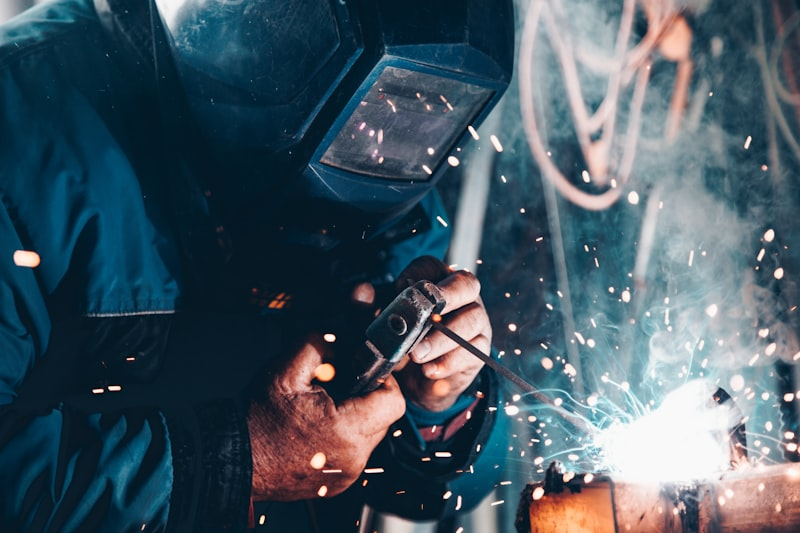
#> input picture media/elanlar/havalandirma_1.jpg, 800 x 533 px
$ python -i watermark.py   (imports and definitions only)
#> lines starting #> are read from the running program, lines starting #| are printed output that depends on the picture
"""
core/watermark.py
Şəkillərdə filiqran (watermark), kənar platformaların loqoları (tap.az, lalafo, turbo.az və s.)
və su nişanlarının avtomatik aşkarlanması modulu.
Xarici C/C++ və ya OCR asılılığı olmadan, saf Python və Pillow ilə yüksək sürətli işləyir.
"""

import math
from PIL import Image

# Qadağan olunmuş kənar platforma adları və filiqran açar sözləri
FORBIDDEN_KEYWORDS = [
    'tap.az', 'tap_az', 'tapaz', 'tap-az',
    'lalafo',
    'turbo.az', 'turboaz', 'turbo_az',
    'bina.az', 'binaaz', 'bina_az',
    'boss.az', 'bossaz', 'boss_az',
    'watermark', 'water-mark', 'water_mark',
    'filigran', 'filiqran',
    'su-nisani', 'su_nisani', 'sunisani',
    'shutterstock', 'gettyimages', 'istockphoto', 'depositphotos',
]


def filigran_yoxla(file_obj, filename=None):
    """
    Yüklənmiş şəkil faylını filiqran və ya kənar platforma loqosu üçün yoxlayır.

    Qaytarır:
        (True, xeta_mesaji)  - Filiqran və ya kənar loqo aşkar edildikdə
        (False, '')          - Şəkil təmiz olduqda
    """
#> called with file_obj = '../media/elanlar/havalandirma_1.jpg'
    fname = (filename or getattr(file_obj, 'name', '') or '').lower()

    # 1. Fayl adında kənar platforma və ya filiqran açar sözləri
    for kw in FORBIDDEN_KEYWORDS:
        if kw in fname:
            return True, f"Fayl adında kənar platforma və ya filiqran izi aşkar edildi ({kw})"

    try:
        if hasattr(file_obj, 'seek'):
            file_obj.seek(0)

        im = Image.open(file_obj)
#> im is the input picture: PIL image 800x533 RGB; mean R, G, B 68.3, 86.8, 98.5
        if im.width * im.height > 20_000_000:
            return True, 'Şəkil maksimum 20 MP ola bilər.'

        # 2. Şəkil metadatasında (EXIF, IPTC, PNG info) kənar sayt izi
        meta_str = ''
        try:
            exif = im.getexif()
            if exif:
                for k, v in exif.items():
                    meta_str += f" {v}".lower()
        except Exception:
            pass

        if hasattr(im, 'info') and isinstance(im.info, dict):
            for k, v in im.info.items():
                meta_str += f" {v}".lower()
#> this loop made 8 passes
#> (k, v, meta_str) on passes 1, 4, 6, 7: ('jfif', 257, ' 257'), ('jfif_unit', 1, ' 257 (1, 1) (72, 72) 1'), ('progressive', 1, ' 257 (1, 1) (72, 72) 1 (72, 72) 1'), ('progression', 1, ' 257 (1, 1) (72, 72) 1 (72, 72) 1 1')
#> (k, meta_str) on passes 2, 3, 5: ('jfif_version', ' 257 (1, 1)'), ('dpi', ' 257 (1, 1) (72, 72)'), ('jfif_density', ' 257 (1, 1) (72, 72) 1 (72, 72)')

        for kw in FORBIDDEN_KEYWORDS:
            if kw in meta_str:
                return True, f"Şəkil məlumatlarında (metadata/EXIF) filiqran aşkar edildi ({kw})"

        # 3. Şəklin künclərində və kənarlarında loqo/filiqran nişanının vizual təhlili
        im.thumbnail((800, 800), Image.Resampling.LANCZOS)
        w, h = im.size
#> w = 800; h = 533
        # Minimum analiz ölçüsü (çox kiçik şəkillər onsuz da standartdan kənardır)
        if w >= 150 and h >= 100:
            corners = [
                ('Aşağı-Sağ', im.crop((int(w * 0.68), int(h * 0.80), w, h))),
                ('Aşağı-Sol', im.crop((0, int(h * 0.80), int(w * 0.32), h))),
                ('Yuxarı-Sağ', im.crop((int(w * 0.68), 0, w, int(h * 0.20)))),
                ('Aşağı-Mərkəz', im.crop((int(w * 0.34), int(h * 0.82), int(w * 0.66), h))),
            ]

            for corner_name, crop in corners:
                crop_rgb = crop.convert('RGB')
                cw, ch = crop_rgb.size
                if cw < 40 or ch < 20:
                    continue
                pix = crop_rgb.load()

                pts_orange = []
                pts_red = []
                pts_green = []
                pts_dark = []
                pts_white = []

                for y in range(ch):
                    for x in range(cw):
                        r, g, b = pix[x, y]
                        # Tap.az narıncı loqo nişanı (#ff5a00 / #f9593a)
                        if r > 200 and 40 <= g <= 135 and b <= 50 and (r - g) >= 80:
                            pts_orange.append((x, y, r, g, b))
                        # Lalafo qırmızı loqo nişanı (#e60050)
                        elif r > 190 and g <= 50 and 50 <= b <= 130:
                            pts_red.append((x, y, r, g, b))
                        # Lalafo yaşıl loqo nişanı (#00b86b)
                        elif g > 160 and r <= 60 and 60 <= b <= 140:
                            pts_green.append((x, y, r, g, b))
                        # Tünd filiqran paneli (kontrastlı yazı ilə)
                        elif r <= 45 and g <= 45 and b <= 45 and abs(r - g) < 15 and abs(g - b) < 15:
                            pts_dark.append((x, y, r, g, b))
                        # Ağ filiqran paneli (tünd yazı ilə)
                        elif r >= 235 and g >= 235 and b >= 235 and abs(r - g) < 15 and abs(g - b) < 15:
                            pts_white.append((x, y, r, g, b))

                badges = [
                    ('tap.az narıncı loqo nişanı', pts_orange, None),
                    ('lalafo qırmızı loqo nişanı', pts_red, None),
                    ('lalafo yaşıl loqo nişanı', pts_green, None),
                    ('tünd filiqran paneli', pts_dark, 'dark'),
                    ('ağ filiqran paneli', pts_white, 'white'),
                ]

                for name, pts, b_type in badges:
                    if len(pts) < 180:
                        continue
                    xs = [p[0] for p in pts]
                    ys = [p[1] for p in pts]
                    x_min, x_max = min(xs), max(xs)
                    y_min, y_max = min(ys), max(ys)
                    bw = x_max - x_min + 1
                    bh = y_max - y_min + 1
                    aspect = bw / max(bh, 1)
                    fill = len(pts) / (bw * bh)

                    # Tünd və ya ağ panellər bütün küncü bürüməməlidir (təbii kölgə olmamalıdır)
                    if b_type:
                        if bw > int(cw * 0.80) or bh > int(ch * 0.65):
                            continue

                    # Nişan qutusu parametrləri (üfüqi düzbucaqlı, sıx rəng doluluğu)
                    if 45 <= bw <= int(cw * 0.85) and 14 <= bh <= int(ch * 0.65) and 1.4 <= aspect <= 7.0 and fill >= 0.45:
                        r_vals = [p[2] for p in pts]
                        g_vals = [p[3] for p in pts]
                        b_vals = [p[4] for p in pts]
                        r_mean = sum(r_vals) / len(pts)
                        g_mean = sum(g_vals) / len(pts)
                        b_mean = sum(b_vals) / len(pts)
                        std_avg = (
                            math.sqrt(sum((v - r_mean) ** 2 for v in r_vals) / len(pts)) +
                            math.sqrt(sum((v - g_mean) ** 2 for v in g_vals) / len(pts)) +
                            math.sqrt(sum((v - b_mean) ** 2 for v in b_vals) / len(pts))
                        ) / 3.0

                        # Sintetik düz rəng tonu (loqo/badge standartı)
                        if std_avg < 14:
                            if b_type == 'dark':
                                bright_count = 0
                                for sy in range(y_min, y_max + 1):
                                    for sx in range(x_min, x_max + 1):
                                        sr, sg, sb = pix[sx, sy]
                                        if sr > 165 and sg > 165 and sb > 165:
                                            bright_count += 1
                                if bright_count < 25:
                                    continue
                            elif b_type == 'white':
                                dark_count = 0
                                for sy in range(y_min, y_max + 1):
                                    for sx in range(x_min, x_max + 1):
                                        sr, sg, sb = pix[sx, sy]
                                        if sr < 85 and sg < 85 and sb < 85:
                                            dark_count += 1
                                if dark_count < 25:
                                    continue
                            return True, f"Şəkildə {name} ({corner_name} hissəsində) aşkar edildi"
#> this loop made 4 passes
#> (corner_name, ch) on passes 1 to 4: ('Aşağı-Sağ', 107), ('Aşağı-Sol', 107), ('Yuxarı-Sağ', 106), ('Aşağı-Mərkəz', 96)
#> pass 1, in filigran_yoxla, `crop_rgb = crop.convert('RGB')`:
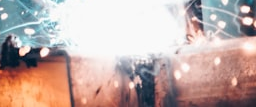
#> crop_rgb: PIL image 256x107 RGB; mean R, G, B 193.1, 172.4, 167.9
#> pass 2, in filigran_yoxla, `crop_rgb = crop.convert('RGB')`:
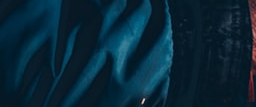
#> crop_rgb: PIL image 256x107 RGB; mean R, G, B 8.6, 39, 55.7
#> pass 3, in filigran_yoxla, `crop_rgb = crop.convert('RGB')`:
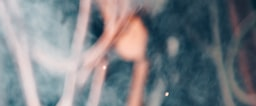
#> crop_rgb: PIL image 256x106 RGB; mean R, G, B 121.5, 127.4, 132.9

    except Exception:
        return True, 'Şəkil oxuna bilmədi.'
    finally:
        if hasattr(file_obj, 'seek'):
            file_obj.seek(0)

    return False, ''

>>> result = filigran_yoxla('../media/elanlar/havalandirma_1.jpg')

$ run again, on media/elanlar/havalandirma_3.jpg
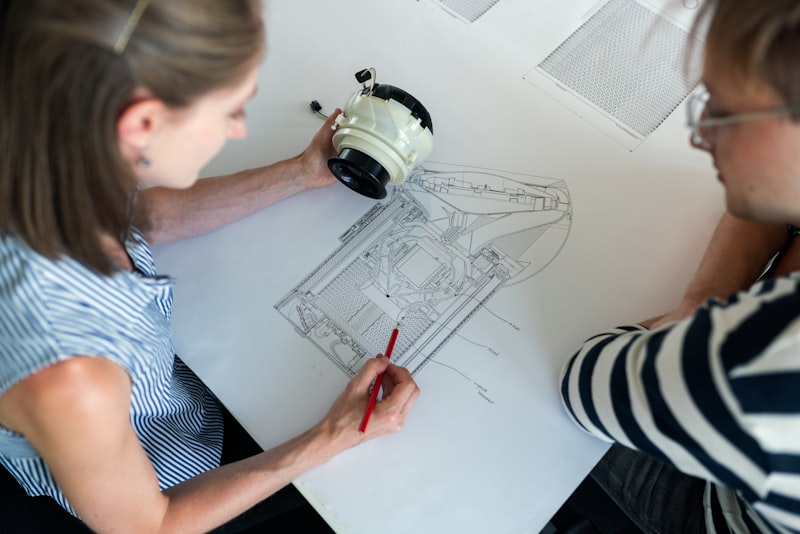
#> input picture media/elanlar/havalandirma_3.jpg, 800 x 534 px
#> in filigran_yoxla, im is the input picture: PIL image 800x534 RGB; mean R, G, B 141.6, 140.6, 140.1
#> the loop in filigran_yoxla, `for k, v in im.info.items():` made 8 passes
#> (k, v, meta_str) on passes 1, 4, 6, 7: ('jfif', 257, ' 257'), ('jfif_unit', 1, ' 257 (1, 1) (72, 72) 1'), ('progressive', 1, ' 257 (1, 1) (72, 72) 1 (72, 72) 1'), ('progression', 1, ' 257 (1, 1) (72, 72) 1 (72, 72) 1 1')
#> the loop in filigran_yoxla, `for corner_name, crop in corners:` made 4 passes
#> (corner_name, ch) on passes 1 to 4: ('Aşağı-Sağ', 107), ('Aşağı-Sol', 107), ('Yuxarı-Sağ', 106), ('Aşağı-Mərkəz', 97)
#> pass 1, in filigran_yoxla, `crop_rgb = crop.convert('RGB')`:
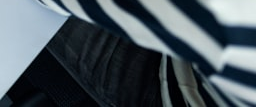
#> crop_rgb: PIL image 256x107 RGB; mean R, G, B 74.8, 86.2, 93.8
#> pass 3, in filigran_yoxla, `crop_rgb = crop.convert('RGB')`:
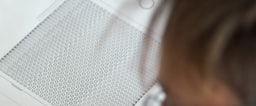
#> crop_rgb: PIL image 256x106 RGB; mean R, G, B 151.2, 146.6, 141.9

$ run again, on media/elanlar/havalandirma_4.jpg
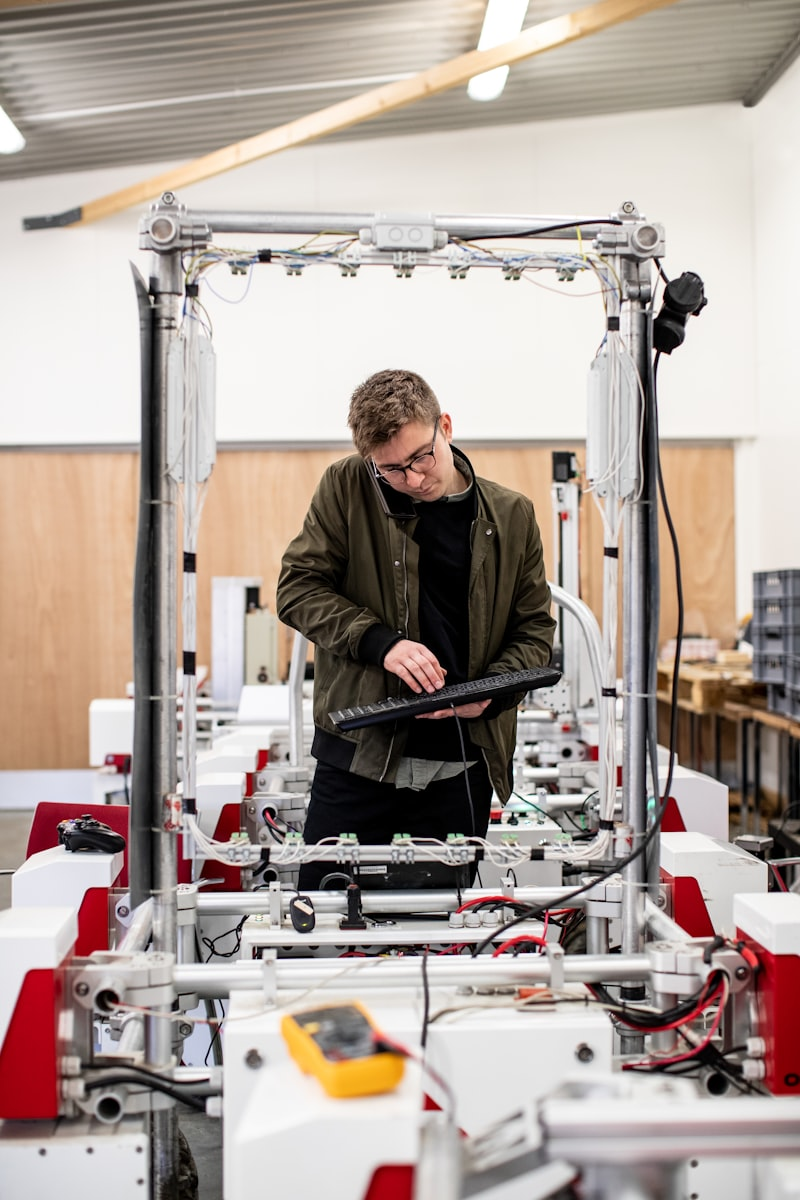
#> input picture media/elanlar/havalandirma_4.jpg, 800 x 1200 px
#> in filigran_yoxla, im is the input picture: PIL image 800x1200 RGB; mean R, G, B 175.4, 162.4, 155.6
#> the loop in filigran_yoxla, `for k, v in im.info.items():` made 8 passes
#> (k, v, meta_str) on passes 1, 4, 6, 7: ('jfif', 257, ' 257'), ('jfif_unit', 1, ' 257 (1, 1) (72, 72) 1'), ('progressive', 1, ' 257 (1, 1) (72, 72) 1 (72, 72) 1'), ('progression', 1, ' 257 (1, 1) (72, 72) 1 (72, 72) 1 1')
#> im: PIL image 533x800 RGB
#> the loop in filigran_yoxla, `for corner_name, crop in corners:` made 4 passes
#> (corner_name, cw, ch) on passes 1 to 4: ('Aşağı-Sağ', 171, 160), ('Aşağı-Sol', 170, 160), ('Yuxarı-Sağ', 171, 160), ('Aşağı-Mərkəz', 170, 144)
#> pass 1, in filigran_yoxla, `crop_rgb = crop.convert('RGB')`:
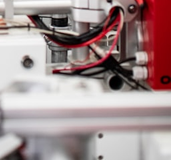
#> crop_rgb: PIL image 171x160 RGB; mean R, G, B 164, 143.7, 144.3
#> pass 3, in filigran_yoxla, `crop_rgb = crop.convert('RGB')`:
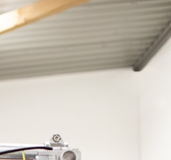
#> crop_rgb: PIL image 171x160 RGB; mean R, G, B 203, 195.7, 184
